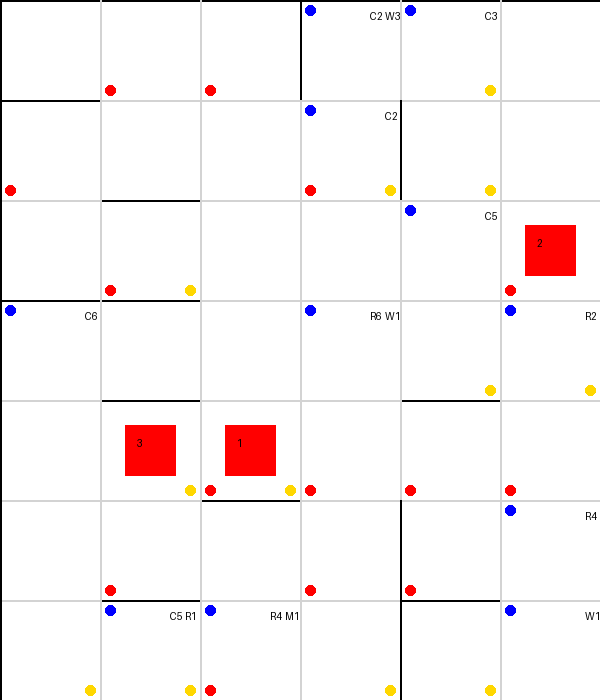

Recreate this plot in Python.
from enum import Enum
import random
from PIL import Image, ImageDraw

# Walliness factor for random grid generation (percentage of chance of having walls)
WALLINESS = 25
TRAPINESS = 30
GEMINESS = 15
TREASURINESS = 20
TREASURINESS_DOUBLE = 30
MONSTERINESS = 30

class TreasureType(Enum):
    GEMS = "gems"
    POTION = "potion"
    ARTIFACT = "artifact"
    LEVEL_UP = "level_up"

class HeroesType(Enum):
    WARRIOR = "warrior"
    MAGE = "mage"
    ROGUE = "rogue"
    CLERIC = "cleric"

class Monster:
    def __init__(self, name, nemesis_classes=[]):
        self.name = name
        self.nemesis_classes = nemesis_classes

    @classmethod
    def random_monster(cls):
        monster_names = ["Goblin", "Orc", "Troll", "Dragon", "Skeleton"]
        name = random.choice(monster_names)
        heroes_classes = random.sample(list(HeroesType), k=random.randint(1, 2))
        nemesis_classes = []
        for hero_class in heroes_classes:
            nemesis_classes.append((hero_class, random.randint(1, 6)))
        return cls(name, nemesis_classes)
    
    def __repr__(self):
        return f"Monster({self.name}, Nemesis: {self.nemesis_classes})"

class Treasure:
    def __init__(self, treasure_type: TreasureType = TreasureType.POTION):
        self.treasure_type = treasure_type

class Cell:
    def __init__(self):
        self.walls = {'N': False, 'S': False, 'E': False, 'W': False}
        self.traps = []
        self.treasures = []
        self.items = []
        self.monsters = []
        self.warps = []
        self.boss_id = 0


    def remove_wall(self, direction):
        if direction in self.walls:
            self.walls[direction] = False

    def add_wall(self, direction):
        if direction in self.walls:
            self.walls[direction] = True
    
    def randomize(self):
        # Set a random wall based on WALLINESS factor
        if random.randint(1, 100) <= WALLINESS:
            self.walls[random.choice(['N', 'S', 'E', 'W'])] = True
        if random.randint(1, 100) <= TRAPINESS:
            self.traps.append("Trap")
        if random.randint(1, 100) <= GEMINESS:
            #if gem then mandatory monster
            self.treasures.append(Treasure(TreasureType.GEMS))
            self.monsters.append(Monster.random_monster())
        else:
            #no gem then MAYBE treasure
            if random.randint(1, 100) <= TREASURINESS:
                treasure_type = random.choice(list(TreasureType))
                self.treasures.append(Treasure(treasure_type))
                # maybe double treasure?
                if random.randint(1, 100) <= TREASURINESS_DOUBLE:
                    treasure_type = random.choice(list(TreasureType))
                    self.treasures.append(Treasure(treasure_type))
            #maybe monster
            if random.randint(1, 100) <= MONSTERINESS:  # 30% chance of monster
                self.monsters.append(Monster.random_monster())

    @classmethod
    def generate_random_cell(cls):
        cell = cls()
        cell.randomize()
        return cell

    def __repr__(self):
        return f"Cell(Walls: {self.walls}, Traps: {self.traps}, Treasures: {self.treasures}, Monsters: {self.monsters})"


class Grid:
    def __init__(self, width = 6, height = 7):
        self.width = width
        self.height = height
        #make grid
        self.cells = [[Cell.generate_random_cell() for _ in range(width)] for _ in range(height)]
        #add bosses
        self.randomize_bosses(bosses_count=3)
        #cosmetics
        self.fence_grid()


    def randomize_bosses(self, bosses_count):
        placed_bosses = 0
        while placed_bosses < bosses_count:
            x = random.randint(0, self.width - 1)
            y = random.randint(0, self.height - 1)
            cell = self.get_cell(x, y)
            if cell.boss_id == 0:  # No boss assigned yet
                cell.boss_id = placed_bosses + 1  # Assign a unique boss ID
                placed_bosses += 1

                #if boss the no monster
                cell.monsters.clear()
    

    def fence_grid(self):
        """Add walls around the perimeter of the grid."""
        for x in range(self.width):
            self.get_cell(x, 0).add_wall('N')
            self.get_cell(x, self.height - 1).add_wall('S')
        for y in range(self.height):
            self.get_cell(0, y).add_wall('W')
            self.get_cell(self.width - 1, y).add_wall('E')


    def __repr__(self):
        grid_repr = ""
        for row in self.cells:
            grid_repr += "||"
            for cell in row:
                grid_repr += repr(cell) + "|"
            grid_repr += "||\n"
        return grid_repr
    
    def get_cell(self, x, y):
        if 0 <= x < self.width and 0 <= y < self.height:
            return self.cells[y][x]
        else:
            raise IndexError("Cell coordinates out of bounds")
        
    def to_image(self, filename="grid.png", show=False):
        # Placeholder for image generation logic
        IMAGE_CELL_SIZE = 100  # Size of each cell in pixels
        IMAGE_BG_COLOR = "white"
        IMAGE_WALL_COLOR = "black"
        IMAGE_DOOR_COLOR = "lightgray"

        image = Image.new("RGB", (self.width * IMAGE_CELL_SIZE, self.height * IMAGE_CELL_SIZE), IMAGE_BG_COLOR)
        draw = ImageDraw.Draw(image)
        for y in range(self.height):
            for x in range(self.width):
                cell = self.get_cell(x, y)
                # Draw the cell contents (walls, traps, treasures, monsters)
                for direction, has_wall in cell.walls.items():
                    #is a wall if this cell has a wall in this direction OR the adjacent cell has a wall in the opposite direction
                    is_wall = has_wall
                    if not has_wall:
                        if direction == 'N' and y > 0:
                            is_wall = self.get_cell(x, y - 1).walls['S']
                        elif direction == 'S' and y < self.height - 1:
                            is_wall = self.get_cell(x, y + 1).walls['N']
                        elif direction == 'E' and x < self.width - 1:
                            is_wall = self.get_cell(x + 1, y).walls['W']
                        elif direction == 'W' and x > 0:
                            is_wall = self.get_cell(x - 1, y).walls['E']

                    #draw wall or door
                    if direction == 'N':
                        draw.line([(x * IMAGE_CELL_SIZE, y * IMAGE_CELL_SIZE), ((x + 1) * IMAGE_CELL_SIZE, y * IMAGE_CELL_SIZE)], fill=IMAGE_WALL_COLOR if is_wall else IMAGE_DOOR_COLOR, width=2)
                    elif direction == 'S':
                        draw.line([(x * IMAGE_CELL_SIZE, (y + 1) * IMAGE_CELL_SIZE), ((x + 1) * IMAGE_CELL_SIZE, (y + 1) * IMAGE_CELL_SIZE)], fill=IMAGE_WALL_COLOR if is_wall else IMAGE_DOOR_COLOR, width=2)
                    elif direction == 'E':
                        draw.line([((x + 1) * IMAGE_CELL_SIZE, y * IMAGE_CELL_SIZE), ((x + 1) * IMAGE_CELL_SIZE, (y + 1) * IMAGE_CELL_SIZE)], fill=IMAGE_WALL_COLOR if is_wall else IMAGE_DOOR_COLOR, width=2)
                    elif direction == 'W':
                        draw.line([(x * IMAGE_CELL_SIZE, y * IMAGE_CELL_SIZE), (x * IMAGE_CELL_SIZE, (y + 1) * IMAGE_CELL_SIZE)], fill=IMAGE_WALL_COLOR if is_wall else IMAGE_DOOR_COLOR, width=2)

                # Trap? Red dot in bottom left corner
                if cell.traps:
                    dot_radius = 5
                    for trap in cell.traps:
                        trap_position = (x * IMAGE_CELL_SIZE + dot_radius * 2, y * IMAGE_CELL_SIZE + IMAGE_CELL_SIZE - dot_radius * 2)
                        draw.ellipse([trap_position[0] - dot_radius, trap_position[1] - dot_radius, trap_position[0] + dot_radius, trap_position[1] + dot_radius], fill="red")

                # Monster? Blue dot in top left corner
                if cell.monsters:
                    dot_radius = 5
                    for monster in cell.monsters:
                        monster_position = (x * IMAGE_CELL_SIZE + dot_radius * 2, y * IMAGE_CELL_SIZE + dot_radius * 2)
                        draw.ellipse([monster_position[0] - dot_radius, monster_position[1] - dot_radius, monster_position[0] + dot_radius, monster_position[1] + dot_radius], fill="blue")
                    # Monster's nemesis classes could be indicated with letter
                    offset = 0
                    for nemesis in monster.nemesis_classes:
                        hero_class, level = nemesis
                        text_position = (x * IMAGE_CELL_SIZE + IMAGE_CELL_SIZE - 15 - offset, y * IMAGE_CELL_SIZE  + 10)
                        draw.text(text_position, hero_class.name[0] + str(level), fill="black")
                        offset += 15
                # Treasure? Gold dot in bottom right corner
                if cell.treasures:
                    dot_radius = 5
                    for treasure in cell.treasures:
                        treasure_position = (x * IMAGE_CELL_SIZE + IMAGE_CELL_SIZE - dot_radius * 2, y * IMAGE_CELL_SIZE + IMAGE_CELL_SIZE - dot_radius * 2)
                        draw.ellipse([treasure_position[0] - dot_radius, treasure_position[1] - dot_radius, treasure_position[0] + dot_radius, treasure_position[1] + dot_radius], fill="gold")


                #Boss? Large red square in center with boss ID number in middle
                if cell.boss_id != 0:
                    square_size = IMAGE_CELL_SIZE // 2
                    top_left = (x * IMAGE_CELL_SIZE + (IMAGE_CELL_SIZE - square_size) // 2, y * IMAGE_CELL_SIZE + (IMAGE_CELL_SIZE - square_size) // 2)
                    bottom_right = (top_left[0] + square_size, top_left[1] + square_size)
                    draw.rectangle([top_left, bottom_right], fill="red")
                    text_position = (top_left[0] + square_size // 4, top_left[1] + square_size // 4)
                    draw.text(text_position, str(cell.boss_id), fill="black")


        image.save(filename)
        if show:
            image.show()